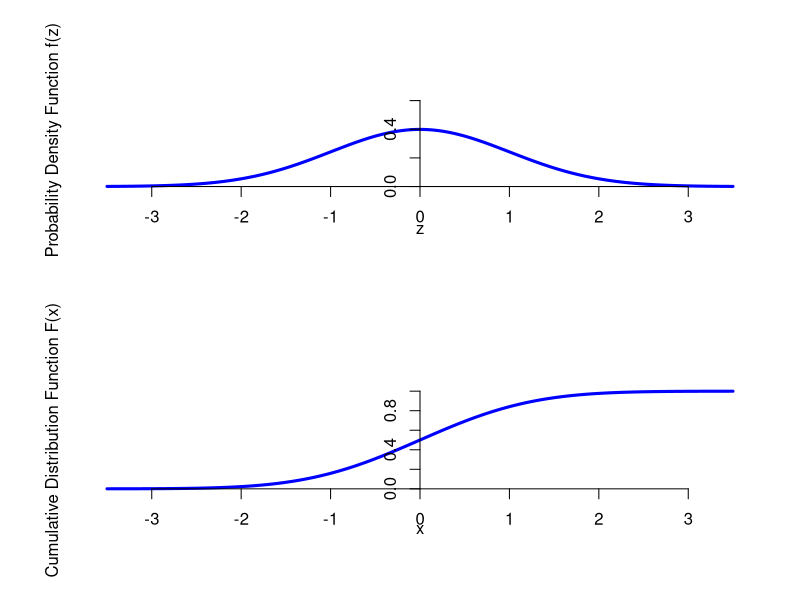
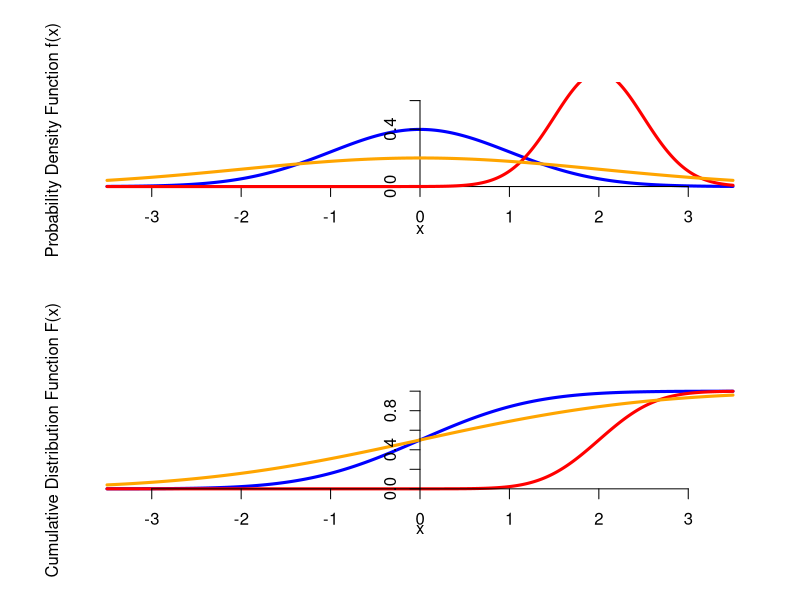

Write R code to recreate these figures, in order.
## ---- chunk 1
par(mfrow=c(2, 1), mgp=c(1, 1, 0))

t <- seq(-3.5, 3.5, by=0.01)
plot(t, dnorm(t), type="l", lwd=3, col="blue", 
     xaxt="n", yaxt="n", bty="n",
     xlab="z", ylab="Probability Density Function f(z)", 
     xlim=c(-3.5, 3.5), ylim=c(-0.05, 0.7))
axis(1, pos=0)
axis(2, pos=0)

plot(t, pnorm(t), type="l", lwd=3, col="blue",
     xaxt="n", yaxt="n", bty="n",
     xlab="x", ylab="Cumulative Distribution Function F(x)", 
     xlim=c(-3.5, 3.5), ylim=c(-0.05, 1.05))
axis(1, pos=0)
axis(2, pos=0)
## ---- chunk 2
par(mfrow=c(2, 1), mgp=c(1, 1, 0))

t <- seq(-3.5, 3.5, by=0.01)
plot(t, dnorm(t), type="l", lwd=3, col="blue", 
     xaxt="n", yaxt="n", bty="n",
     xlab="x", ylab="Probability Density Function f(x)", 
     xlim=c(-3.5, 3.5), ylim=c(-0.05, 0.7))
axis(1, pos=0)
axis(2, pos=0)
lines(t, dnorm(t, 2, 0.5), type="l", lwd=3, col="red")
lines(t, dnorm(t, 0, 2), type="l", lwd=3, col="orange")
#legend(4, 1.5, 
#       c(expression(paste(lambda, " = 0.5")), expression(paste(lambda, " = 1.0")), expression(paste(lambda, " = 1.5"))),
#       lwd=3, col=c("blue", "red", "orange"))

plot(t, pnorm(t), type="l", lwd=3, col="blue",
     xaxt="n", yaxt="n", bty="n",
     xlab="x", ylab="Cumulative Distribution Function F(x)", 
     xlim=c(-3.5, 3.5), ylim=c(-0.05, 1.05))
lines(t, pnorm(t, 2, 0.5), type="l", lwd=3, col="red")
lines(t, pnorm(t, 0, 2), type="l", lwd=3, col="orange")
axis(1, pos=0)
axis(2, pos=0)

#legend(4, 0.5, 
#       c(expression(paste(lambda, " = 0.5")), expression(paste(lambda, " = 1.0")), expression(paste(lambda, " = 1.5"))),
#       lwd=3, col=c("blue", "red", "orange"))
